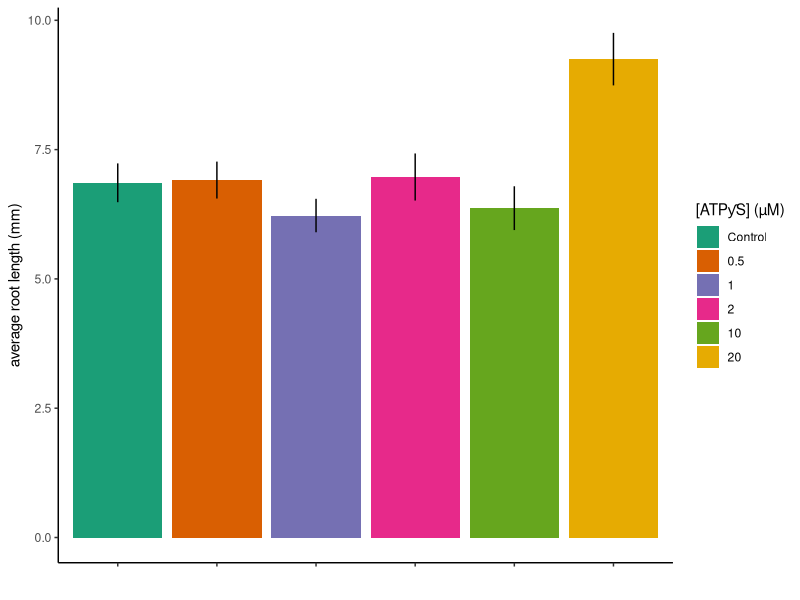
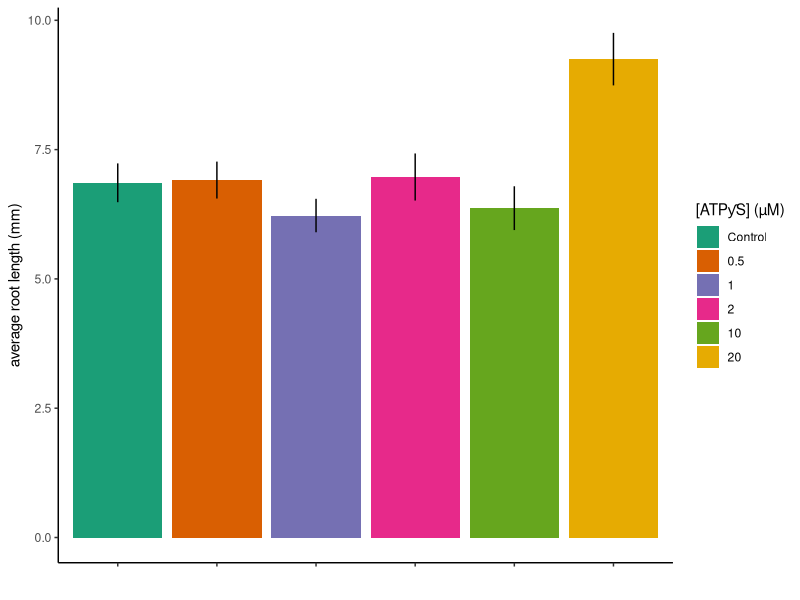

Recreate these plots in R, in order.
## ---- chunk 1
knitr::opts_chunk$set(echo = TRUE)
library(tidyverse)
library(ggpubr)
library(dplyr)
library(ggplot2)
library(vegan)
library(RColorBrewer)
theme_set(theme_classic()) # Set the theme

setwd("C:/Users/Marcela Morassi/Documents/Github/ClarkLab")


exp10 <- read.csv("exp10_data.csv")
## ---- chunk 2
#turning data discrete
exp10 <- exp10 %>% 
  mutate(ATP_conc = as.character(ATP_conc)) %>% 
  filter(day==5, root>0) %>% 
  mutate(ATP_conc = factor(ATP_conc, levels = c("0", "0.5", "1", "2", "10", "20")))


#SE
exp10_SE <- exp10 %>% 
  mutate(ATP_conc = as.character(ATP_conc)) %>%
  group_by(ATP_conc) %>% 
  summarise(mean_root = mean(root), se = sd(root)  / sqrt(n()))
## ---- chunk 3
#Marcela final root length
#control v 50
t.test(root ~ ATP_conc, ATP_conc == 0 | ATP_conc ==0.5, data = exp10, var.equal=FALSE, conf.level=0.95)
#t = -0.10277, df = 45.937, p-value = 0.9186
#control v 100
t.test(root ~ ATP_conc, ATP_conc == 0 | ATP_conc ==1, data = exp10, var.equal=FALSE, conf.level=0.95)
#t = 1.2757, df = 43.995, p-value = 0.2088
#control v 137.5
t.test(root ~ ATP_conc, ATP_conc == 0 | ATP_conc ==2, data = exp10, var.equal=FALSE, conf.level=0.95)
#t = 0.86544, df = 41.237, p-value = 0.3918
#control v 150
t.test(root ~ ATP_conc, ATP_conc == 0 | ATP_conc ==10, data = exp10, var.equal=FALSE, conf.level=0.95)
#t = -0.19024, df = 36.522, p-value = 0.8502
#control v 20
t.test(root ~ ATP_conc, ATP_conc == 0 | ATP_conc ==20, data = exp10, var.equal=FALSE, conf.level=0.95)
#t = -3.7859, df = 35.422, p-value = 0.0005699

exp10%>% 
  select(root, ATP_conc) %>% 
  filter(ATP_conc=="20") %>% 
  summary()
## ---- chunk 4


##Final root length
#Marcela
ggplot(exp10_SE, aes(x = ATP_conc, y = mean_root, fill = ATP_conc, group = factor (ATP_conc)),  col=palette) +
  geom_col(stat="identity", position = position_dodge())+
  xlab("")+ylab("average root length (mm)")+
  scale_x_discrete(labels = c("", expression(italic(""))))+
  geom_linerange( aes(ymin = mean_root - se, ymax = mean_root + se),  width=.2,
                  position=position_dodge(.9))+
  scale_fill_brewer(palette = "Dark2", name = "[ATPƴS] (µM)", labels=c("Control", "0.5", "1", "2", "10", "20"))
ggsave("exp10_finalgrowth.png")
